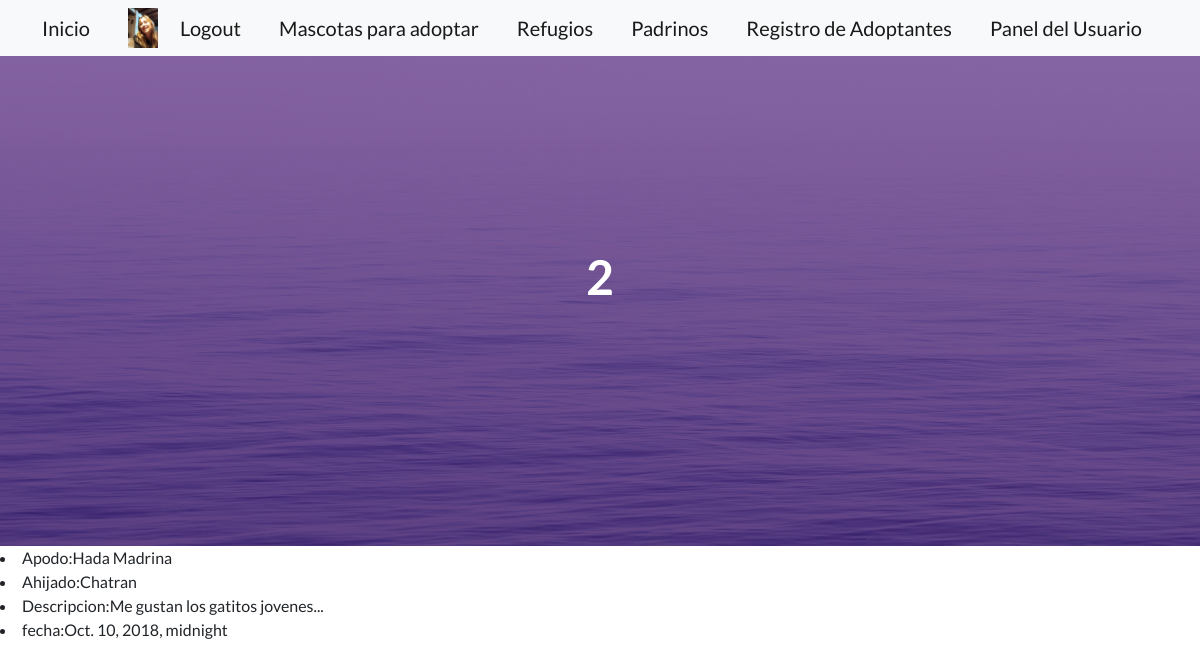
The page /padrino/2/ (signed in) on the database as committed earlier.
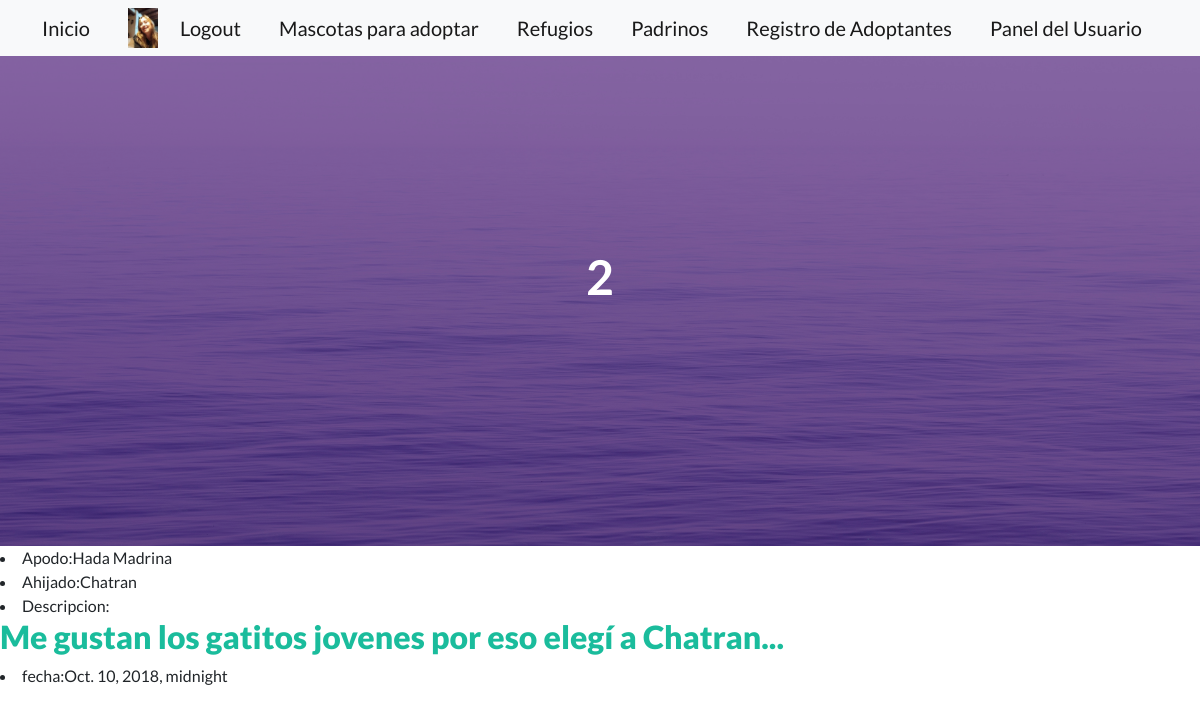
The same page on the database as committed later.
### NewApp/models.py (models this page shows, shortened)
class Padrino(models.Model):
    apodo =models.CharField(max_length=50)
    ahijado = models.CharField(max_length=50)
    descripcion = RichTextField()
    fecha_inicio = models.DateTimeField()

### NewApp/views.py (the view)
# urls.py: path("padrino/<int:pk>/", views.PadrinoDetailView.as_view() ,name ="detail padrino"),
class PadrinoDetailView(DetailView):
    model = Padrino
    template_name = "temp_NApp/detail_padrino.html"
    success_url = reverse_lazy("listar padrino")

### NewApp/templates/temp_NApp/detail_padrino.html (shortened to what this page needs)
{% extends "padre/padre.html" %}
{% block main %}
<li> Apodo:{{padrino.apodo}}</li>
<li> Ahijado:{{padrino.ahijado}}</li>
<li> Descripcion:{{padrino.descripcion|safe}}</li>
<li> fecha:{{padrino.fecha_inicio}}</li>
{% endblock main %}
{% block centro %}
{{padrino.id|safe}}
{% endblock centro %}

Rows that differ between the two databases and show on the page:
changed Padrino "Hada Madrina": descripcion "Me gustan los gatitos jovenes..." → "Me gustan los gatitos jovenes por eso elegí a Chatran..."
